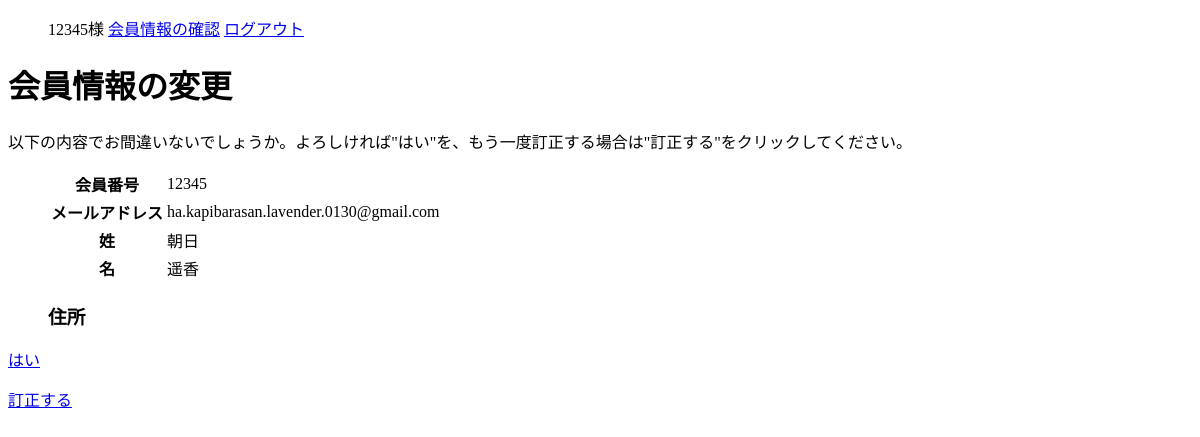
Before: /account/confirminfo/7/ (signed in) with the older database file.
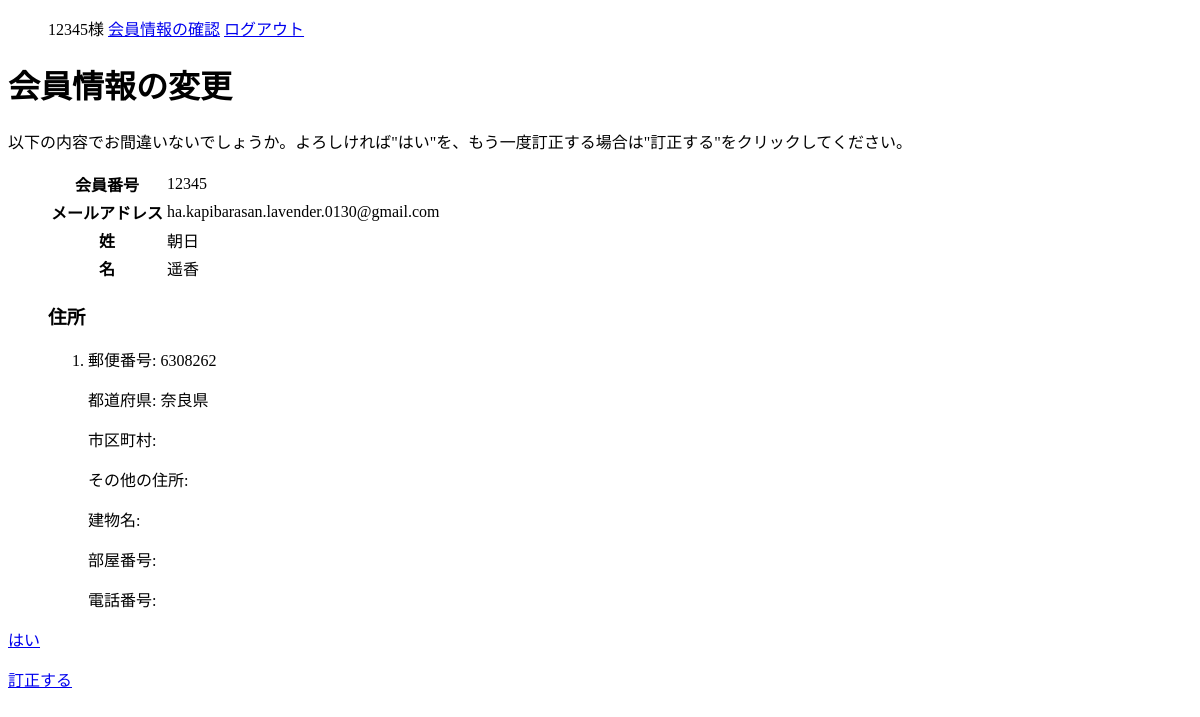
After: the same page with the newer database file.
### account/models.py (models this page shows)
class Address(models.Model):
    account_number = models.ForeignKey(
        User, on_delete=models.CASCADE)  # ,verbose_name='会員番号'settings.AUTH_USER_MODEL
    postal_code_regex = RegexValidator(regex=r'^[0-9]+$')
    postcode = models.CharField(
        '郵便番号', validators=[postal_code_regex], max_length=7, blank=True)  # 郵便番号
    prefecture = models.CharField('都道府県', max_length=10, blank=True)  # 県
    city = models.CharField('市区町村', max_length=30, blank=True)  # 市町村区
    zip = models.CharField('丁番号', max_length=10, blank=True)  # 丁番号
    building = models.CharField('建物名', max_length=30, blank=True)  # 建物
    room = models.CharField('部屋番号', max_length=10, blank=True)  # 部屋番号
    tel_number_regex = RegexValidator(regex=r'^[0-9]+$')
    tell = models.CharField(
        '電話番号', validators=[tel_number_regex], max_length=11, blank=True)
    created_times = models.DateTimeField('作成日', default=timezone.now)

### account/views.py (the view)
class ConfirminfoView(OnlyYouMixin, generic.DetailView):
    model = User
    template_name = 'account/confirm_info.html'
    def get_context_data(self, **kwargs):
        user = self.request.user
        address = super().get_context_data(**kwargs)
        address.update({
            'address': Address.objects.select_related().filter(account_number_id__pk=user.pk),
        })
        return address

### account/views.py (called while the page is built)
    def test_func(self):
        user = self.request.user
        return user.pk == self.kwargs['pk'] or user.is_superuser

### account/templates/account/confirm_info.html
{% extends "base.html" %}
{% block content %}
<h1>会員情報の変更</h1>
<p>以下の内容でお間違いないでしょうか。よろしければ"はい"を、もう一度訂正する場合は"訂正する"をクリックしてください。</p>
<ul>
    <table class="table">
        <tbody>
            <tr>
                <th>会員番号</th>
                <td>{{ user.username }}</td>
            </tr>
            <tr>
                <th>メールアドレス</th>
                <td>{{ user.email }}</td>
            </tr>
            <tr>
                <th>姓</th>
                <td>{{ user.last_name }}</td>
            </tr>
            <tr>
                <th>名</th>
                <td>{{ user.first_name }}</td>
            </tr>
        </tbody>
    </table>
    <p>
        <h3>住所</h3>
    </p>
    <ol>{% for ad in address %}
        <div>
            <li>
                <p>郵便番号: {{ ad.postcode}}</p>
                <p>都道府県: {{ ad.prefecture}}</p>
                <p>市区町村: {{ ad.city}}</p>
                <p>その他の住所: {{ ad.zip}}</p>
                <p>建物名: {{ ad.building}}</p>
                <p>部屋番号: {{ ad.room}}</p>
                <p>電話番号: {{ ad.tell}}</p>
            </li>
        </div>
        {% endfor %}</ol>
</ul>
<p><a type=button href="{% url 'account:succeed' %}">はい</a></p>
<p><a href="{% url 'account:changeinfo' pk=user.pk %}">訂正する</a></p>
{% endblock %}

Changed rows visible on the page:
added Address: postcode "6308262", prefecture "奈良県"
